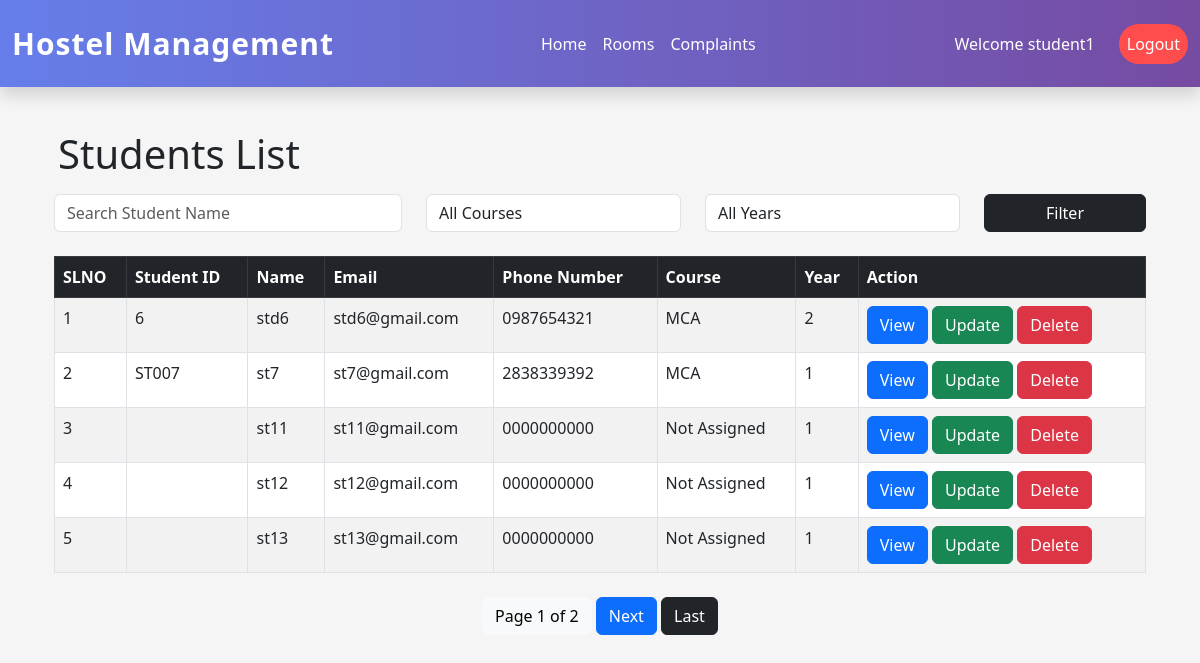
The page /student-list/ (signed in) on the database its author committed.
### hostel_app/models.py (models this page shows, shortened)
class Student(models.Model):
    student_id = models.CharField(
        max_length=20
    )
    student_name = models.CharField(max_length=100)
    email = models.EmailField(unique=True)
    phone_number = models.CharField(max_length=15)
    course = models.CharField(max_length=100)
    year = models.IntegerField()

### hostel_app/views.py (the view)
# urls.py: path('student-list/',views.student_list, name='student-list'),
def student_list(request):
    students_list = Student.objects.all()
    search = request.GET.get('search')
    course = request.GET.get('course')
    year = request.GET.get('year')
    if search:
        students_list = students_list.filter(
            student_name__icontains=search
        )
    if course:
        students_list = students_list.filter(
            course=course
        )
    if year:
        students_list = students_list.filter(
            year=year
        )
    paginator = Paginator(students_list, 5)
    page_number = request.GET.get('page')
    students = paginator.get_page(page_number)
    context = {
        "students": students
    }
    return render(
        request,
        "students/student_list.html",
        context
    )

### hostel_app/templates/students/student_list.html (shortened to what this page needs)
{% extends "master.html" %}
{% block content %}
<div class="d-flex justify-content-between align-items-center mb-6">
    <h1 class="m-3">
        Students List
    </h1>
</div>
<div class="container">
    <form method="GET" class="row mb-4">
    <div class="col-md-4">
        <input
            type="text"
            name="search"
            class="form-control"
            placeholder="Search Student Name"
        >
    </div>
    <div class="col-md-3">
        <select
            name="course"
            class="form-control"
        >
            <option value="">
                All Courses
            </option>
        </select>
    </div>
    <div class="col-md-3">
        <select
            name="year"
            class="form-control"
        >
            <option value="">
                All Years
            </option>
        </select>
    </div>
    <div class="col-md-2">
        <button
            type="submit"
            class="btn btn-dark w-100"
        >
            Filter
        </button>
    </div>
</form>
    <table class="table table-striped table-bordered">
        <thead class="table-dark">
            <tr>
                <th>SLNO</th>
                <th>Student ID</th>
                <th>Name</th>
                <th>Email</th>
                <th>Phone Number</th>
                <th>Course</th>
                <th>Year</th>
                <th>Action</th>
            </tr>
        </thead>
         <tbody>
    {% for student in students %}
    <tr>
        <td>{{ students.start_index|add:forloop.counter0 }}</td>
        <td>{{ student.student_id }}</td>
        <td>{{ student.student_name }}</td>
        <td>{{ student.email }}</td>
        <td>{{ student.phone_number }}</td>
        <td>{{ student.course }}</td>
        <td>{{ student.year }}</td>
        <td>
            <a
                href="{% url 'student-details' student.id %}"
                class="btn btn-primary"
            >
                View
            </a>
            <a
                href="{% url 'update-student' student.id %}"
                class="btn btn-success"
            >
                Update
            </a>
            <a
                href="{% url 'delete-student' student.id %}"
                class="btn btn-danger"
            >
                Delete
            </a>
        </td>
    </tr>
    {% endfor %}
</tbody>
    </table>
    <div class="mt-4 text-center">
    <span class="btn btn-light">
        Page {{ students.number }} of {{ students.paginator.num_pages }}
    </span>
    {% if students.has_next %}
        <a
            href="?page={{ students.next_page_number }}"
            class="btn btn-primary"
        >
            Next
        </a>
        <a
            href="?page={{ students.paginator.num_pages }}"
            class="btn btn-dark"
        >
            Last
        </a>
    {% endif %}
</div>
</div>
{% endblock content %}

### hostel_app/templates/master.html (shortened to what this page needs)
{% load static %}
<!doctype html>
<html lang="en">
<head>
    <link
        href="https://cdn.jsdelivr.net/npm/bootstrap@5.3.0/dist/css/bootstrap.min.css"
        rel="stylesheet"
    />
</head>
<body style="background-color: #f5f5f5;">
<nav class="navbar navbar-expand-lg gradient-nav shadow py-3 fixed-top">
    <div class="container-fluid">
        <a
            class="navbar-brand brand-logo"
            href="{% url 'homepage' %}"
        >
            Hostel Management
        </a>
        <div
            class="collapse navbar-collapse"
            id="navbarNav"
        >
            <ul class="navbar-nav mx-auto">
                {% if user.is_authenticated %}
                    {% if user.is_staff %}
                    <li class="nav-item">
                        <a
                            class="nav-link"
                            href="{% url 'admin-dashboard' %}"
                        >
                            Home
                        </a>
                    </li>
                    <li class="nav-item">
                        <a
                            class="nav-link"
                            href="{% url 'student-list' %}"
                        >
                            Students
                        </a>
                    </li>
                    <li class="nav-item">
                        <a
                            class="nav-link"
                            href="{% url 'room-list' %}"
                        >
                            Rooms
                        </a>
                    </li>
                    <li class="nav-item">
                        <a
                            class="nav-link"
                            href="{% url 'fee-list' %}"
                        >
                            Fees
                        </a>
                    </li>
                    <li class="nav-item">
                        <a
                            class="nav-link"
                            href="{% url 'complaint-list' %}"
                        >
                            Complaints
                        </a>
                    </li>
                    <li class="nav-item">
                        <a
                            class="nav-link"
                            href="{% url 'allocation-list' %}"
                        >
                            Allocations
                        </a>
                    </li>
                    {% else %}
                    <li class="nav-item">
                        <a
                            class="nav-link"
                            href="{% url 'student-dashboard' %}"
                        >
                            Home
                        </a>
                    </li>
                    <li class="nav-item">
                        <a
                            class="nav-link"
                            href="{% url 'room-list' %}"
                        >
                            Rooms
                        </a>
                    </li>
                    <li class="nav-item">
                        <a
                            class="nav-link"
                            href="{% url 'complaint-list' %}"
                        >
                            Complaints
                        </a>
                    </li>
                    {% endif %}
                {% endif %}
            </ul>
            <ul class="navbar-nav align-items-center">
                {% if user.is_authenticated %}
                <li class="nav-item me-3">
                    <span class="nav-link">
                        Welcome {{ user.username }}
                    </span>
                </li>
                <li class="nav-item">
                    <a
                        class="nav-link logout-btn"
                        href="{% url 'logout' %}"
                    >
                        Logout
                    </a>
                </li>
                {% endif %}
            </ul>
        </div>
    </div>
</nav>
    <div
        class="toast-container position-fixed top-0 end-0 p-3"
        style="z-index: 9999;"
    >
    </div>
    <div class="container mt-4">
        {% block content %}
        {% endblock %}
    </div>
</body>
</html>

### hostel_app/templates/master.html (style rules this page uses)
body { padding-top: 90px; }
.gradient-nav { background: linear-gradient( 90deg, #667eea, #764ba2 ); }
.navbar .nav-link { color: white !important; font-weight: 500; transition: 0.3s; }
.brand-logo { font-size: 30px; font-weight: bold; color: white !important; letter-spacing: 1px; }
.logout-btn { background-color: #ff4d4d; color: white !important; border-radius: 30px; padding: 8px 18px; transition: 0.3s; }

### rows shown on the page
Student: start_index|add "1", student_id "6", student_name "std6", email "std6@gmail.com", phone_number "0987654321", course "MCA", year "2"
Student: start_index|add "2", student_id "ST007", student_name "st7", email "st7@gmail.com", phone_number "2838339392", course "MCA", year "1"
Student: start_index|add "3", student_name "st11", email "st11@gmail.com", phone_number "0000000000", course "Not Assigned", year "1"
Student: start_index|add "4", student_name "st12", email "st12@gmail.com", phone_number "0000000000", course "Not Assigned", year "1"
Student: start_index|add "5", student_name "st13", email "st13@gmail.com", phone_number "0000000000", course "Not Assigned", year "1"

### other values the page prints
{{ user.username }} "student1"
{{ students.number }} "1"
{{ students.paginator.num_pages }} "2"
